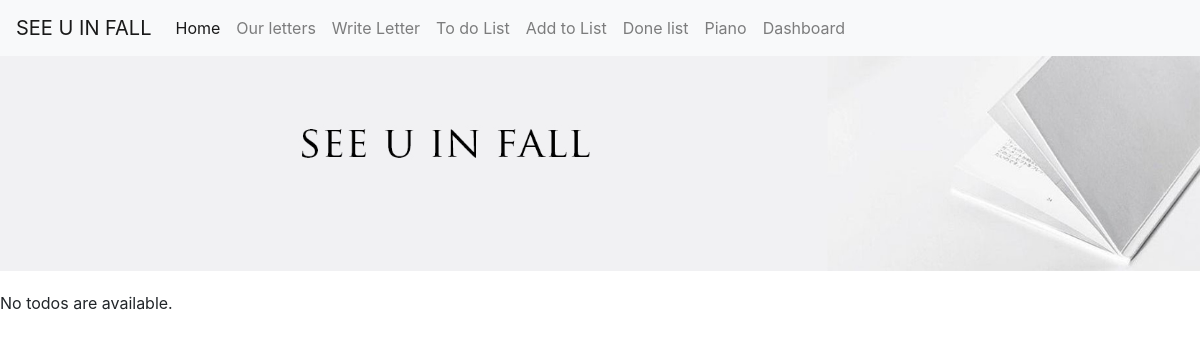
Before: /letters/toDoList with the older database file.
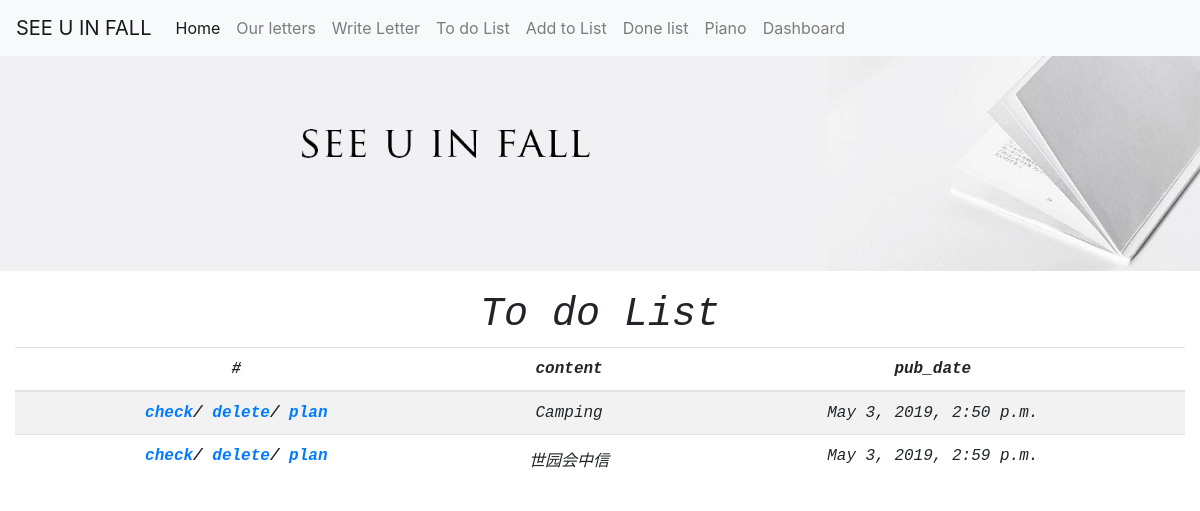
After: the same page with the newer database file.
### letters/models.py (models this page shows)
class Todo(models.Model):
    content = models.CharField(max_length=20000)
    plan_md = models.CharField(max_length=20000,blank=True)
    pub_date = models.DateTimeField('date published')
    hasChecked = models.BooleanField()
    check_date = models.DateTimeField('date checked',blank=True)
    hasDeleted = models.BooleanField(default=False)

### letters/views.py (the view)
# urls.py: path('toDoList',views.toDoListView.as_view(),name="toDoList"),
class toDoListView(generic.ListView):
    template_name = 'letters/todolist.html'
    context_object_name = "todos"
    def get_queryset(self):
        return Todo.objects.all().filter(hasChecked=False,hasDeleted=False)

### letters/templates/letters/todolist.html (shortened to what this page needs)
{% include "letters/base.html" %}
{% if todos %}
<div class="container-fluid text-monospace " >
<h1 class="text-center font-italic">To do List</h1>
<table class="table table-striped font-italic text-center">
  <thead>
    <tr>
      <th scope="col">#</th>
      <th scope="col">content</th>
      <th scope="col">pub_date</th>
    </tr>
  </thead>
  <tbody>
   {% for todo in todos %}
    <tr>
      <th scope="row">
          <a href="{% url 'letters:checkTodo' todo.id%}">check</a>/
          <a href="{% url 'letters:deleteToDo' todo.id%}">delete</a>/
          <a href="{% url 'letters:todoPlan' todo.id%}">plan</a>
      </th>
      <td>{{todo.content}}</td>
      <td>{{todo.pub_date}}</td>
    </tr>
  {% endfor %}
  </tbody>
</table>
</div>
{% else %}
    <p>No todos are available.</p>
{% endif %}

Changed rows visible on the page:
added Todo: content "Camping", pub_date "May 3, 2019, 2:50 p.m."
added Todo: content "世园会中信", pub_date "May 3, 2019, 2:59 p.m."
Other visible differences:
text no longer shown: "No todos are available."
text now shown: "To do List # content pub_date"
